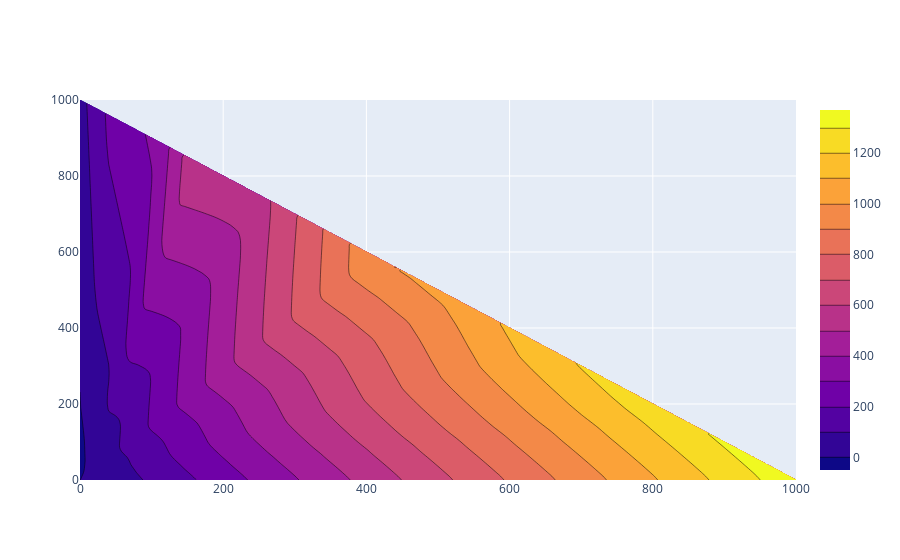

The notebook cell saved with this chart:
### Code cell
import plotly.graph_objects as go

fig = go.Figure(data =
    go.Contour(
        z=-vf,
        x=S,
        y=I
    ))
fig.show()
